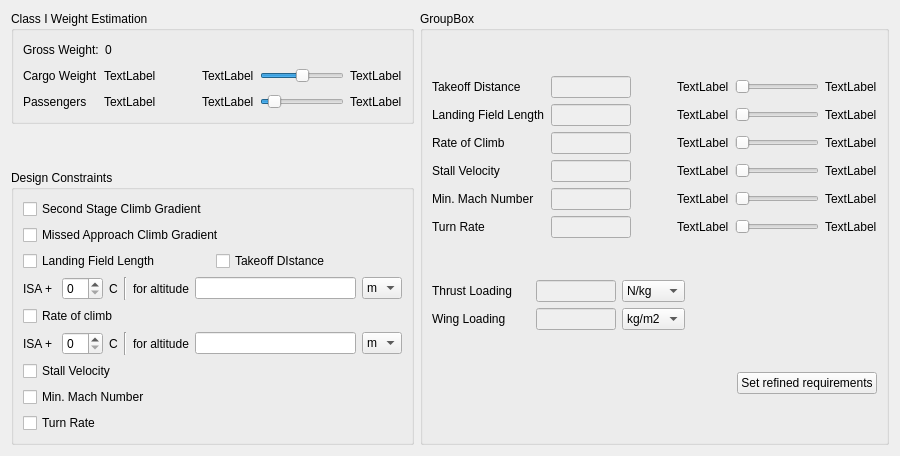
      <widget class="QWidget" name="design_tab">
       <attribute name="title">
        <string>Design Space</string>
       </attribute>
       <layout class="QHBoxLayout" name="horizontalLayout_7">
        <item>
         <layout class="QVBoxLayout" name="verticalLayout_16">
          <item>
           <widget class="QGroupBox" name="class1_wt_gb">
            <property name="title">
             <string>Class I Weight Estimation</string>
            </property>
            <layout class="QVBoxLayout" name="verticalLayout_9">
             <item>
              <layout class="QHBoxLayout" name="horizontalLayout_5">
               <item>
                <widget class="QLabel" name="ds_gross_lab">
                 <property name="text">
                  <string>Gross Weight:</string>
                 </property>
                </widget>
               </item>
               <item>
                <widget class="QLabel" name="ds_gross_out">
                 <property name="styleSheet">
                  <string notr="true">font: 75 8pt &quot;MS Shell Dlg 2&quot;;
font: 75 12pt &quot;MS Shell Dlg 2&quot;;</string>
                 </property>
                 <property name="text">
                  <string>0</string>
                 </property>
                </widget>
               </item>
               <item>
                <spacer name="horizontalSpacer_11">
                 <property name="orientation">
                  <enum>Qt::Horizontal</enum>
                 </property>
                 <property name="sizeHint" stdset="0">
                  <size>
                   <width>40</width>
                   <height>20</height>
                  </size>
                 </property>
                </spacer>
               </item>
              </layout>
             </item>
             <item>
              <layout class="QGridLayout" name="gridLayout_9">
               <item row="3" column="0">
                <widget class="QLabel" name="label_7">
                 <property name="text">
                  <string>Passengers</string>
                 </property>
                </widget>
               </item>
               <item row="2" column="2">
                <spacer name="horizontalSpacer_8">
                 <property name="orientation">
                  <enum>Qt::Horizontal</enum>
                 </property>
                 <property name="sizeHint" stdset="0">
                  <size>
                   <width>40</width>
                   <height>20</height>
                  </size>
                 </property>
                </spacer>
               </item>
               <item row="2" column="4">
                <widget class="QSlider" name="cargo_slider">
                 <property name="minimumSize">
                  <size>
                   <width>65</width>
                   <height>0</height>
                  </size>
                 </property>
                 <property name="minimum">
                  <number>100</number>
                 </property>
                 <property name="maximum">
                  <number>300</number>
                 </property>
                 <property name="singleStep">
                  <number>20</number>
                 </property>
                 <property name="value">
                  <number>200</number>
                 </property>
                 <property name="sliderPosition">
                  <number>200</number>
                 </property>
                 <property name="orientation">
                  <enum>Qt::Horizontal</enum>
                 </property>
                </widget>
               </item>
               <item row="2" column="1">
                <widget class="QLabel" name="current_cargo_wt">
                 <property name="text">
                  <string>TextLabel</string>
                 </property>
                </widget>
               </item>
               <item row="3" column="2">
                <spacer name="horizontalSpacer_9">
                 <property name="orientation">
                  <enum>Qt::Horizontal</enum>
                 </property>
                 <property name="sizeHint" stdset="0">
                  <size>
                   <width>40</width>
                   <height>20</height>
                  </size>
                 </property>
                </spacer>
               </item>
               <item row="2" column="3">
                <widget class="QLabel" name="min_cargo_lab">
                 <property name="text">
                  <string>TextLabel</string>
                 </property>
                </widget>
               </item>
               <item row="2" column="5">
                <widget class="QLabel" name="max_cargo_lab">
                 <property name="text">
                  <string>TextLabel</string>
                 </property>
                </widget>
               </item>
               <item row="2" column="0">
                <widget class="QLabel" name="label">
                 <property name="text">
                  <string>Cargo Weight</string>
                 </property>
                </widget>
               </item>
               <item row="3" column="5">
                <widget class="QLabel" name="max_pass_lab">
                 <property name="text">
                  <string>TextLabel</string>
                 </property>
                </widget>
               </item>
               <item row="3" column="1">
                <widget class="QLabel" name="current_pass_num">
                 <property name="text">
                  <string>TextLabel</string>
                 </property>
                </widget>
               </item>
               <item row="3" column="3">
                <widget class="QLabel" name="min_pass_lab">
                 <property name="text">
                  <string>TextLabel</string>
                 </property>
                </widget>
               </item>
               <item row="3" column="4">
                <widget class="QSlider" name="pass_slider">
                 <property name="sliderPosition">
                  <number>10</number>
                 </property>
                 <property name="orientation">
                  <enum>Qt::Horizontal</enum>
                 </property>
                </widget>
               </item>
              </layout>
             </item>
            </layout>
           </widget>
          </item>
          <item>
           <spacer name="verticalSpacer_3">
            <property name="orientation">
             <enum>Qt::Vertical</enum>
            </property>
            <property name="sizeHint" stdset="0">
             <size>
              <width>20</width>
              <height>40</height>
             </size>
            </property>
           </spacer>
          </item>
          <item>
           <widget class="QGroupBox" name="groupBox_3">
            <property name="title">
             <string>Design Constraints</string>
            </property>
            <layout class="QVBoxLayout" name="verticalLayout_15">
             <item>
              <layout class="QVBoxLayout" name="plots_vlayout">
               <item>
                <widget class="QCheckBox" name="sscg_check">
                 <property name="text">
                  <string>Second Stage Climb Gradient</string>
                 </property>
                </widget>
               </item>
               <item>
                <widget class="QCheckBox" name="missedapp_check">
                 <property name="text">
                  <string>Missed Approach Climb Gradient</string>
                 </property>
                </widget>
               </item>
               <item>
                <layout class="QHBoxLayout" name="horizontalLayout_26">
                 <item>
                  <widget class="QCheckBox" name="landing_check">
                   <property name="text">
                    <string>Landing Field Length</string>
                   </property>
                  </widget>
                 </item>
                 <item>
                  <widget class="QCheckBox" name="takeoff_check">
                   <property name="text">
                    <string>Takeoff DIstance</string>
                   </property>
                  </widget>
                 </item>
                </layout>
               </item>
               <item>
                <layout class="QHBoxLayout" name="horizontalLayout_25">
                 <item>
                  <widget class="QLabel" name="label_92">
                   <property name="text">
                    <string>ISA + </string>
                   </property>
                  </widget>
                 </item>
                 <item>
                  <widget class="QSpinBox" name="run_isa_sb"/>
                 </item>
                 <item>
                  <widget class="QLabel" name="label_93">
                   <property name="text">
                    <string>C</string>
                   </property>
                  </widget>
                 </item>
                 <item>
                  <widget class="Line" name="line">
                   <property name="orientation">
                    <enum>Qt::Vertical</enum>
                   </property>
                  </widget>
                 </item>
                 <item>
                  <widget class="QLabel" name="label_94">
                   <property name="text">
                    <string>for altitude</string>
                   </property>
                  </widget>
                 </item>
                 <item>
                  <widget class="QLineEdit" name="run_alt_inp">
                   <property name="minimumSize">
                    <size>
                     <width>0</width>
                     <height>0</height>
                    </size>
                   </property>
                  </widget>
                 </item>
                 <item>
                  <widget class="QComboBox" name="run_alt_m_comb">
                   <property name="maximumSize">
                    <size>
                     <width>40</width>
                     <height>16777215</height>
                    </size>
                   </property>
                   <item>
                    <property name="text">
                     <string>m</string>
                    </property>
                   </item>
                   <item>
                    <property name="text">
                     <string>ft</string>
                    </property>
                   </item>
                  </widget>
                 </item>
                </layout>
               </item>
               <item>
                <widget class="QCheckBox" name="roc_check">
                 <property name="text">
                  <string>Rate of climb</string>
                 </property>
                </widget>
               </item>
               <item>
                <layout class="QHBoxLayout" name="horizontalLayout_27">
                 <item>
                  <widget class="QLabel" name="label_98">
                   <property name="text">
                    <string>ISA + </string>
                   </property>
                  </widget>
                 </item>
                 <item>
                  <widget class="QSpinBox" name="roc_isa_sb"/>
                 </item>
                 <item>
                  <widget class="QLabel" name="label_99">
                   <property name="text">
                    <string>C</string>
                   </property>
                  </widget>
                 </item>
                 <item>
                  <widget class="Line" name="line_3">
                   <property name="orientation">
                    <enum>Qt::Vertical</enum>
                   </property>
                  </widget>
                 </item>
                 <item>
                  <widget class="QLabel" name="label_100">
                   <property name="text">
                    <string>for altitude</string>
                   </property>
                  </widget>
                 </item>
                 <item>
                  <widget class="QLineEdit" name="roc_alt_inp">
                   <property name="minimumSize">
                    <size>
                     <width>0</width>
                     <height>0</height>
                    </size>
                   </property>
                  </widget>
                 </item>
                 <item>
                  <widget class="QComboBox" name="roc_alt_m_comb">
                   <property name="maximumSize">
                    <size>
                     <width>40</width>
                     <height>16777215</height>
                    </size>
                   </property>
                   <item>
                    <property name="text">
                     <string>m</string>
                    </property>
                   </item>
                   <item>
                    <property name="text">
                     <string>ft</string>
                    </property>
                   </item>
                  </widget>
                 </item>
                </layout>
               </item>
               <item>
                <widget class="QCheckBox" name="stall_check">
                 <property name="text">
                  <string>Stall Velocity</string>
                 </property>
                </widget>
               </item>
               <item>
                <widget class="QCheckBox" name="min_mach_check">
                 <property name="text">
                  <string>Min. Mach Number</string>
                 </property>
                </widget>
               </item>
               <item>
                <widget class="QCheckBox" name="turn_rate_check">
                 <property name="text">
                  <string>Turn Rate</string>
                 </property>
                </widget>
               </item>
              </layout>
             </item>
            </layout>
           </widget>
          </item>
         </layout>
        </item>
        <item>
         <widget class="QGroupBox" name="groupBox_2">
          <property name="title">
           <string>GroupBox</string>
          </property>
          <layout class="QVBoxLayout" name="verticalLayout_13">
           <item>
            <layout class="QHBoxLayout" name="graphs_hlayout"/>
           </item>
           <item>
            <layout class="QHBoxLayout" name="horizontalLayout">
             <item>
              <layout class="QGridLayout" name="design_explore_grid">
               <item row="1" column="0">
                <widget class="QLabel" name="ds_landing_lab">
                 <property name="text">
                  <string>Landing Field Length</string>
                 </property>
                </widget>
               </item>
               <item row="1" column="3">
                <widget class="QLabel" name="landing_min_lab">
                 <property name="text">
                  <string>TextLabel</string>
                 </property>
                </widget>
               </item>
               <item row="0" column="0">
                <widget class="QLabel" name="ds_takeoff_lab">
                 <property name="text">
                  <string>Takeoff Distance</string>
                 </property>
                </widget>
               </item>
               <item row="5" column="3">
                <widget class="QLabel" name="turn_rate_min_lab">
                 <property name="text">
                  <string>TextLabel</string>
                 </property>
                </widget>
               </item>
               <item row="3" column="3">
                <widget class="QLabel" name="stall_min_lab">
                 <property name="text">
                  <string>TextLabel</string>
                 </property>
                </widget>
               </item>
               <item row="0" column="5">
                <widget class="QLabel" name="takeoff_max_lab">
                 <property name="text">
                  <string>TextLabel</string>
                 </property>
                </widget>
               </item>
               <item row="3" column="4">
                <widget class="QSlider" name="stall_slider">
                 <property name="orientation">
                  <enum>Qt::Horizontal</enum>
                 </property>
                </widget>
               </item>
               <item row="2" column="0">
                <widget class="QLabel" name="ds_roc_lab">
                 <property name="text">
                  <string>Rate of Climb</string>
                 </property>
                </widget>
               </item>
               <item row="2" column="4">
                <widget class="QSlider" name="roc_slider">
                 <property name="singleStep">
                  <number>1</number>
                 </property>
                 <property name="orientation">
                  <enum>Qt::Horizontal</enum>
                 </property>
                </widget>
               </item>
               <item row="4" column="0">
                <widget class="QLabel" name="ds_min_mach_lab">
                 <property name="text">
                  <string>Min. Mach Number</string>
                 </property>
                </widget>
               </item>
               <item row="0" column="3">
                <widget class="QLabel" name="takeoff_min_lab">
                 <property name="text">
                  <string>TextLabel</string>
                 </property>
                </widget>
               </item>
               <item row="5" column="5">
                <widget class="QLabel" name="turn_rate_max_lab">
                 <property name="text">
                  <string>TextLabel</string>
                 </property>
                </widget>
               </item>
               <item row="2" column="3">
                <widget class="QLabel" name="roc_min_lab">
                 <property name="text">
                  <string>TextLabel</string>
                 </property>
                </widget>
               </item>
               <item row="4" column="3">
                <widget class="QLabel" name="min_mach_min_lab">
                 <property name="text">
                  <string>TextLabel</string>
                 </property>
                </widget>
               </item>
               <item row="4" column="4">
                <widget class="QSlider" name="min_mach_slider">
                 <property name="orientation">
                  <enum>Qt::Horizontal</enum>
                 </property>
                </widget>
               </item>
               <item row="3" column="0">
                <widget class="QLabel" name="ds_stall_lab">
                 <property name="text">
                  <string>Stall Velocity</string>
                 </property>
                </widget>
               </item>
               <item row="2" column="5">
                <widget class="QLabel" name="roc_max_lab">
                 <property name="text">
                  <string>TextLabel</string>
                 </property>
                </widget>
               </item>
               <item row="1" column="5">
                <widget class="QLabel" name="landing_max_lab">
                 <property name="text">
                  <string>TextLabel</string>
                 </property>
                </widget>
               </item>
               <item row="3" column="5">
                <widget class="QLabel" name="stall_max_lab">
                 <property name="text">
                  <string>TextLabel</string>
                 </property>
                </widget>
               </item>
               <item row="0" column="4">
                <widget class="QSlider" name="takeoff_slider">
                 <property name="orientation">
                  <enum>Qt::Horizontal</enum>
                 </property>
                </widget>
               </item>
               <item row="5" column="0">
                <widget class="QLabel" name="ds_turn_rate_lab">
                 <property name="text">
                  <string>Turn Rate</string>
                 </property>
                </widget>
               </item>
               <item row="4" column="5">
                <widget class="QLabel" name="min_mach_max_lab">
                 <property name="text">
                  <string>TextLabel</string>
                 </property>
                </widget>
               </item>
               <item row="5" column="4">
                <widget class="QSlider" name="turn_rate_slider">
                 <property name="orientation">
                  <enum>Qt::Horizontal</enum>
                 </property>
                </widget>
               </item>
               <item row="1" column="4">
                <widget class="QSlider" name="landing_slider">
                 <property name="orientation">
                  <enum>Qt::Horizontal</enum>
                 </property>
                </widget>
               </item>
               <item row="0" column="2">
                <spacer name="horizontalSpacer_10">
                 <property name="orientation">
                  <enum>Qt::Horizontal</enum>
                 </property>
                 <property name="sizeHint" stdset="0">
                  <size>
                   <width>40</width>
                   <height>20</height>
                  </size>
                 </property>
                </spacer>
               </item>
               <item row="1" column="1">
                <widget class="QLineEdit" name="landing_current_out">
                 <property name="enabled">
                  <bool>false</bool>
                 </property>
                 <property name="maximumSize">
                  <size>
                   <width>80</width>
                   <height>16777215</height>
                  </size>
                 </property>
                </widget>
               </item>
               <item row="0" column="1">
                <widget class="QLineEdit" name="takeoff_current_out">
                 <property name="enabled">
                  <bool>false</bool>
                 </property>
                 <property name="maximumSize">
                  <size>
                   <width>80</width>
                   <height>16777215</height>
                  </size>
                 </property>
                </widget>
               </item>
               <item row="2" column="1">
                <widget class="QLineEdit" name="roc_current_out">
                 <property name="enabled">
                  <bool>false</bool>
                 </property>
                 <property name="maximumSize">
                  <size>
                   <width>80</width>
                   <height>16777215</height>
                  </size>
                 </property>
                </widget>
               </item>
               <item row="3" column="1">
                <widget class="QLineEdit" name="stall_current_out">
                 <property name="enabled">
                  <bool>false</bool>
                 </property>
                 <property name="maximumSize">
                  <size>
                   <width>80</width>
                   <height>16777215</height>
                  </size>
                 </property>
                </widget>
               </item>
               <item row="4" column="1">
                <widget class="QLineEdit" name="min_mach_current_out">
                 <property name="enabled">
                  <bool>false</bool>
                 </property>
                 <property name="minimumSize">
                  <size>
                   <width>33</width>
                   <height>0</height>
                  </size>
                 </property>
                 <property name="maximumSize">
                  <size>
                   <width>80</width>
                   <height>16777215</height>
                  </size>
                 </property>
                </widget>
               </item>
               <item row="5" column="1">
                <widget class="QLineEdit" name="turn_rate_current_out">
                 <property name="enabled">
                  <bool>false</bool>
                 </property>
                 <property name="maximumSize">
                  <size>
                   <width>80</width>
                   <height>16777215</height>
                  </size>
                 </property>
                </widget>
               </item>
              </layout>
             </item>
            </layout>
           </item>
           <item>
            <layout class="QGridLayout" name="gridLayout_21">
             <item row="1" column="1">
              <widget class="QLineEdit" name="wing_loading_out">
               <property name="enabled">
                <bool>false</bool>
               </property>
               <property name="maximumSize">
                <size>
                 <width>80</width>
                 <height>16777215</height>
                </size>
               </property>
              </widget>
             </item>
             <item row="0" column="0">
              <widget class="QLabel" name="label_27">
               <property name="minimumSize">
                <size>
                 <width>98</width>
                 <height>0</height>
                </size>
               </property>
               <property name="text">
                <string>Thrust Loading</string>
               </property>
              </widget>
             </item>
             <item row="1" column="0">
              <widget class="QLabel" name="label_64">
               <property name="minimumSize">
                <size>
                 <width>98</width>
                 <height>0</height>
                </size>
               </property>
               <property name="text">
                <string>Wing Loading</string>
               </property>
              </widget>
             </item>
             <item row="0" column="3">
              <spacer name="horizontalSpacer_20">
               <property name="orientation">
                <enum>Qt::Horizontal</enum>
               </property>
               <property name="sizeHint" stdset="0">
                <size>
                 <width>40</width>
                 <height>20</height>
                </size>
               </property>
              </spacer>
             </item>
             <item row="1" column="3">
              <spacer name="horizontalSpacer_21">
               <property name="orientation">
                <enum>Qt::Horizontal</enum>
               </property>
               <property name="sizeHint" stdset="0">
                <size>
                 <width>40</width>
                 <height>20</height>
                </size>
               </property>
              </spacer>
             </item>
             <item row="0" column="1">
              <widget class="QLineEdit" name="thrust_loading_out">
               <property name="enabled">
                <bool>false</bool>
               </property>
               <property name="maximumSize">
                <size>
                 <width>80</width>
                 <height>16777215</height>
                </size>
               </property>
              </widget>
             </item>
             <item row="0" column="2">
              <widget class="QComboBox" name="comboBox">
               <item>
                <property name="text">
                 <string>N/kg</string>
                </property>
               </item>
              </widget>
             </item>
             <item row="1" column="2">
              <widget class="QComboBox" name="comboBox_2">
               <item>
                <property name="text">
                 <string>kg/m2</string>
                </property>
               </item>
               <item>
                <property name="text">
                 <string>ft/lb2</string>
                </property>
               </item>
              </widget>
             </item>
            </layout>
           </item>
           <item>
            <layout class="QHBoxLayout" name="horizontalLayout_29">
             <item>
              <spacer name="horizontalSpacer_18">
               <property name="orientation">
                <enum>Qt::Horizontal</enum>
               </property>
               <property name="sizeHint" stdset="0">
                <size>
                 <width>40</width>
                 <height>0</height>
                </size>
               </property>
              </spacer>
             </item>
             <item>
              <widget class="QPushButton" name="set_refined_req_push">
               <property name="text">
                <string>Set refined requirements</string>
               </property>
              </widget>
             </item>
            </layout>
           </item>
          </layout>
         </widget>
        </item>
       </layout>
      </widget>
